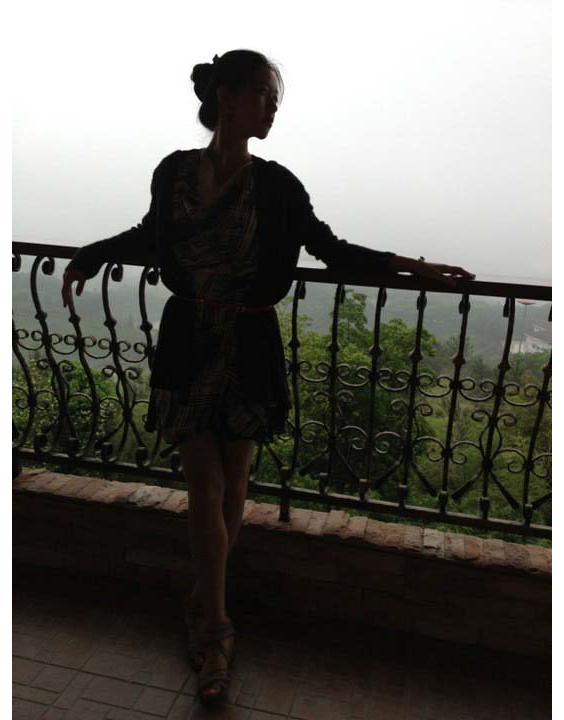
%> input picture test3.png, 564 x 720 px
$ octave Code_for_paper.m   (GNU Octave 9; MATLAB toolbox functions it lacks are replaced by stand-ins)
%> lines starting %> are read from the running program, lines starting %| are printed output that depends on the picture
### darkChannel.m
function JDark = darkChannel(im2)

[height, width, ~] = size(im2);

patchSize = 15; %the patch size is set to be 15 x 15
padSize = 7; % half the patch size to pad the image with for the array to
%work (be centered at 1,1 as well as at height,1 and 1,width and height,width etc)

JDark = zeros(height, width); % the dark channel
imJ = padarray(im2, [padSize padSize], Inf); % the new image
% imagesc(imJ); colormap gray; axis off image

for j = 1:height
    for i = 1:width
        % the patch has top left corner at (jj, ii)
        patch = imJ(j:(j+patchSize-1), i:(i+patchSize-1),:);
        % the dark channel for a patch is the minimum value for all
        % channels for that patch
        JDark(j,i) = min(patch(:));
     end
end

### atmLight.m
function A = atmLight(im, JDark)

% the color of the atmospheric light is very close to the color of the sky
% so just pick the first few pixels that are closest to 1 in JDark
% and take the average

% pick top 0.1% brightest pixels in the dark channel

% get the image size
[height, width, ~] = size(im);
imsize = width * height;

numpx = floor(imsize/1000); % accomodate for small images
JDarkVec = reshape(JDark,imsize,1); % a vector of pixels in JDark
ImVec = reshape(im,imsize,3);  % a vector of pixels in my image

[JDarkVec, indices] = sort(JDarkVec); %sort
indices = indices(imsize-numpx+1:end); % need the last few pixels because those are closest to 1

atmSum = zeros(1,3);
for ind = 1:numpx
    atmSum = atmSum + ImVec(indices(ind),:);
end

A = atmSum / numpx;

### deHaze.m
function J = deHaze(im)

JDark = darkChannel(im);
A = atmLight(im, JDark);
transmission = transmissionEstimate(im, A);
tMat = transmission;
J = getRadiance(A,im,tMat);

### transmissionEstimate.m
function transmission = transmissionEstimate(im, A)

omega = 0.95; % the amount of haze we're keeping

im3 = zeros(size(im));
for ind = 1:3
    im3(:,:,ind) = im(:,:,ind)./A(ind);
end

% imagesc(im3./(max(max(max(im3))))); colormap gray; axis off image

transmission = 1-omega*darkChannel(im3);

### getRadiance.m
function J = getRadiance(A,im,tMat)
t0 = 0.1;
J = zeros(size(im));
for ind = 1:3
   J(:,:,ind) = A(ind) + (im(:,:,ind) - A(ind))./max(tMat,t0);
end

J = J./(max(max(max(J))));

### Code_for_paper.m
[ent_out, ssimval, FSIM_c, FSIMc_c, mpcqi, vsi, niqe_out] = deal(ones(10,6));
%%
%Image Number
k = 3;
%Method 1 : PCA based Low Light Image Enhancement using Reflection Model
%Reading image as rgb
img_rgb = imread('test3.png');
%> img_rgb is the input picture: size 720x564x3 uint8; mean R, G, B 104.5, 103.2, 97.6
rgb_s = double(img_rgb);

%max and min values of each channel
max_r  = max(rgb_s(:,:,1),[],'all');
%> max_r = 255
min_r  = min(rgb_s(:,:,1),[],'all');
%> min_r = 0
max_g  = max(rgb_s(:,:,2),[],'all');
%> max_g = 255
min_g  = min(rgb_s(:,:,2),[],'all');
%> min_g = 0
max_b  = max(rgb_s(:,:,3),[],'all');
%> max_b = 255
min_b  = min(rgb_s(:,:,3),[],'all');
%> min_b = 0

%Step 1 : Channel Stretching
rgb_s(:,:,1) = (rgb_s(:,:,1)- min_r)/(max_r - min_r);
rgb_s(:,:,2) = (rgb_s(:,:,2)- min_g)/(max_g - min_g);
rgb_s(:,:,3) = (rgb_s(:,:,3)- min_b)/(max_b - min_b);

%Step 2 : Joining stretched channels and RGB to HSV
HSV = rgb2hsv(img_rgb);
%> HSV: size 720x564x3 double; mean H, S, V 0.115, 0.242, 0.415
[h,s,v] = imsplit(HSV);
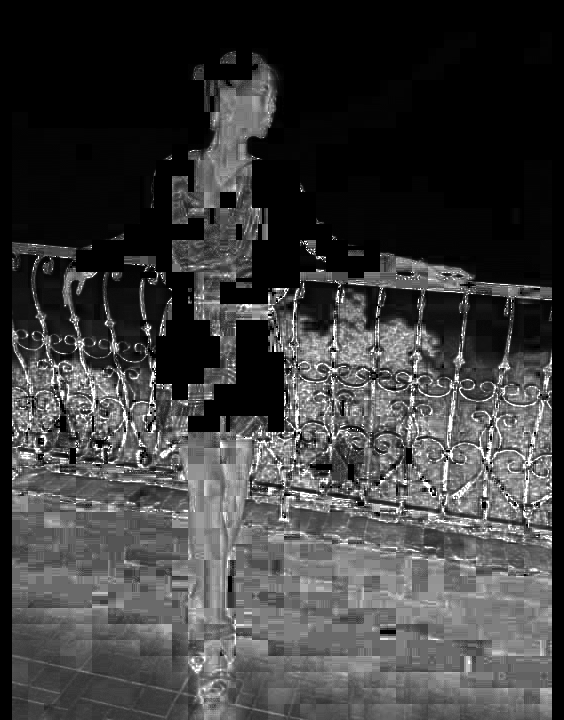
%> s: size 720x564 double; min 0, max 1, mean 0.242
HSV_s = rgb2hsv(rgb_s);
[h_s,s_s,v_s] = imsplit(HSV_s);

%Step 3 : Estimation of reflection coeficient
%Application of 2-D Gaussian filter with scale = 15,80,250 and weight = 1/3
Iv_illu = (1/3)*imgaussfilt(v_s,15) + (1/3)*imgaussfilt(v_s,80) + (1/3)*imgaussfilt(v_s,250);
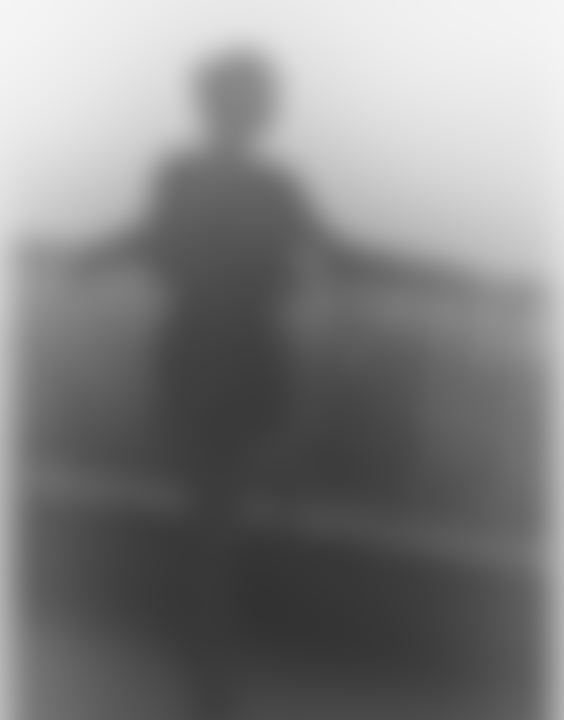
%> Iv_illu: size 720x564 double; min 0.198, max 0.964, mean 0.509

%Step 4 : Adaptive generation of two enhanced images for PCA fusion
Iv_en1 = v_s;
Iv_en2 = v_s;
mean_sat = mean2(s_s);
%> mean_sat = 0.242
K1 = 0.3*mean_sat;
%> K1 = 0.0725
K2 = 0.8*mean_sat;
%> K2 = 0.193
for i4 = 1:size(v_s,1)
    for j4 = 1:size(v_s,2)
        max_val = max(v_s(i4,j4),Iv_illu(i4,j4));
        Iv_en1(i4,j4) = (v_s(i4,j4)*(1+K1))/(max_val+K1);
        Iv_en2(i4,j4) = (v_s(i4,j4)*(1+K2))/(max_val+K2);
    end
end
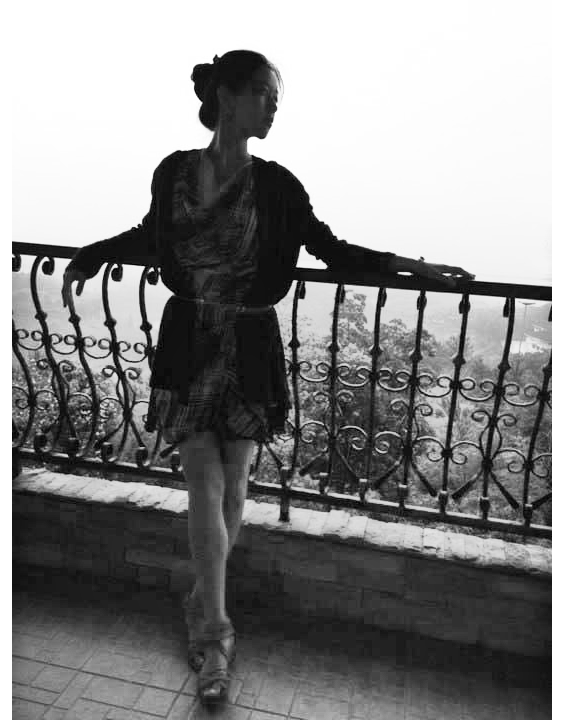
%> Iv_en2: size 720x564 double; min 0, max 1, mean 0.533

%Step 5 : PCA Fusion of enhanced images
C = cov([Iv_en1(:) Iv_en2(:)]);
%> C = [0.138 0.139; 0.139 0.141]
[V, D] = eig(C);
%> V = [-0.712 0.702; 0.702 0.712]; D = [0.000539 0; 0 0.278]
if D(1,1) >= D(2,2)
  pca = V(:,1)./sum(V(:,1));
else
  pca = V(:,2)./sum(V(:,2));
%> pca = [0.497; 0.503]
end
Fus = pca(1)*Iv_en1 + pca(2)*Iv_en2;

%Step 6 : Contrast Limited Adaptive Histogram Equalization
J = adapthisteq(Fus);
J1 = uint8(J*255);
hsv_new = cat(3,h_s,s_s,J);
out_rgb = hsv2rgb(hsv_new);
out_rgb = uint8(out_rgb*255);

%Method 2 : HE (Histogram Equalization)
v_he = histeq(v);
hsv_he = cat(3,h,s,v_he);
%> hsv_he: size 720x564x3 double; mean H, S, V 0.115, 0.242, 0.507
out_rgb2 = hsv2rgb(hsv_he);
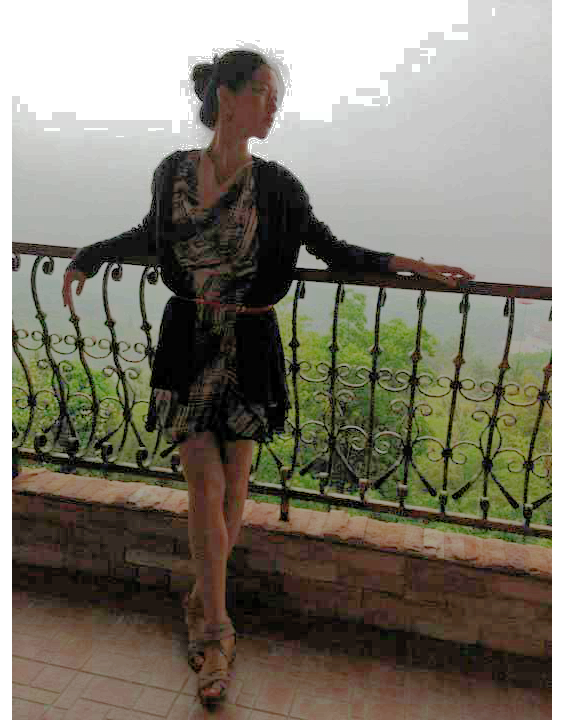
%> out_rgb2: size 720x564x3 double; mean R, G, B 0.498, 0.479, 0.429
out_rgb2 = uint8(out_rgb2*255);
%> out_rgb2: size 720x564x3 uint8

%Method 3 : CLAHE (Contrast Limited Adaptive Histogram Equalization)
v_clahe = adapthisteq(v);
hsv_clahe = cat(3,h,s,v_clahe);
%> hsv_clahe: size 720x564x3 double; mean H, S, V 0.115, 0.242, 0.475
out_rgb3 = hsv2rgb(hsv_clahe);
out_rgb3 = uint8(out_rgb3*255);
%> out_rgb3: size 720x564x3 uint8

%Method 4 : DCP (De-Hazing using Dark Channel Prior)
im_double = double(img_rgb);
im_double = im_double./255;
out_rgb4 = deHaze(im_double);
%> in darkChannel, `imJ = padarray(im2, [padSize padSize], Inf);`: imJ: size 734x578x3 double; 4.28% of the values are NaN or infinite; the others: min 0, max 1, mean 0.399
%> after the loop in darkChannel, `for j = 1:height`:
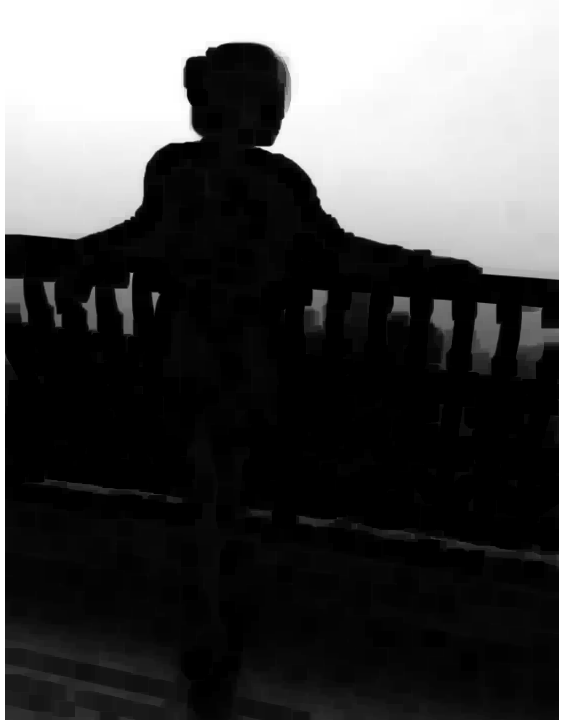
%> JDark: size 720x564 double; min 0, max 1, mean 0.295
%> in atmLight, `indices = indices(imsize-numpx+1:end);`: indices = 406 values from 405675 to 406080
%> the loop in atmLight, `for ind = 1:numpx` made 406 passes
%> atmSum on passes 1 to 3: [1 1 1], [2 2 2], [3 3 3]
%> after the loop in atmLight, `for ind = 1:numpx`: atmSum = [406 406 406]
%> in atmLight, `A = atmSum / numpx;`: A = [1 1 1]
%> after the loop in getRadiance, `for ind = 1:3`:
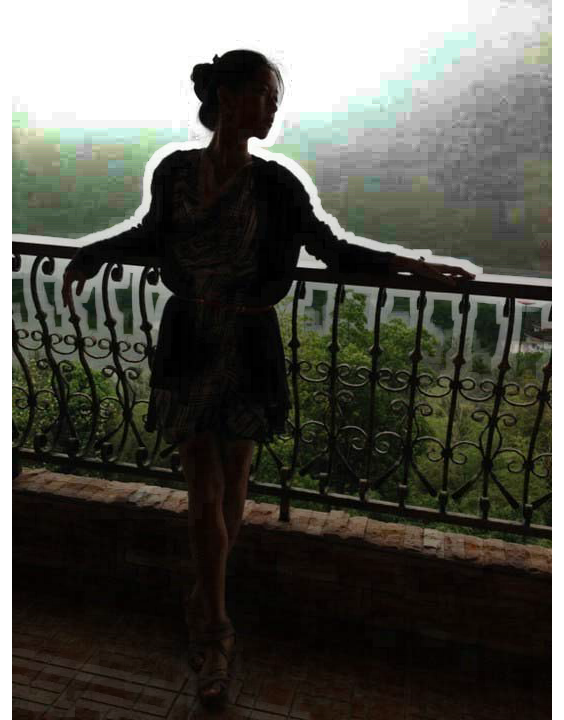
%> J: size 720x564x3 double; mean R, G, B 0.334, 0.333, 0.305
out_rgb4 = uint8(out_rgb4*255);

%Method 5 : FEA (Fast Efficient Algorithm for low lighting enhancement)
iminv = imcomplement(img_rgb);
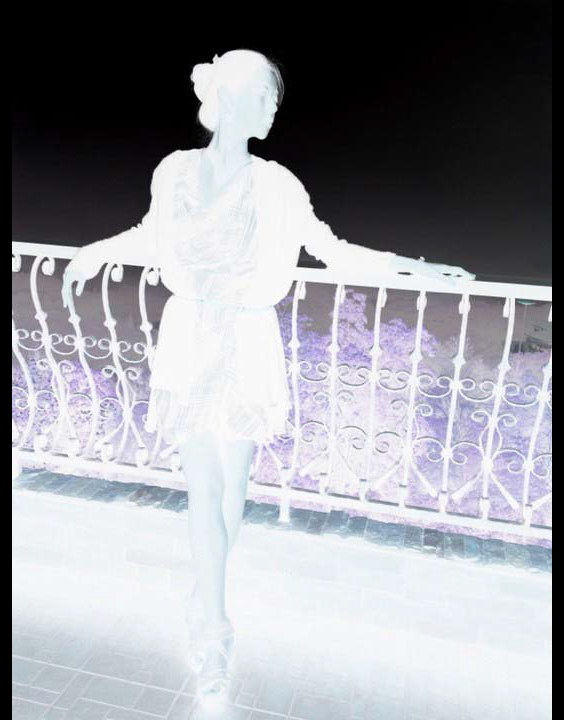
%> iminv: size 720x564x3 uint8; mean R, G, B 150.5, 151.8, 157.4
%> (the run ends here)

$ run again, with test2.PNG copied over test3.png
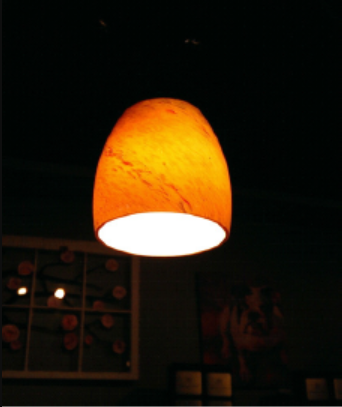
%> input picture test2.PNG, 342 x 407 px
%> img_rgb is the input picture: size 407x342x3 uint8; mean R, G, B 39.1, 28.6, 12.9
%> max_r = 255
%> min_r = 0
%> max_g = 255
%> min_g = 1
%> max_b = 255
%> min_b = 0
%> HSV: size 407x342x3 double; mean H, S, V 0.287, 0.72, 0.162
%> HSV_s: size 407x342x3 double; mean H, S, V 0.31, 0.694, 0.16
%> mean_sat = 0.694
%> K1 = 0.208
%> K2 = 0.555
%> after the loop `for i4 = 1:size(v_s,1)`:
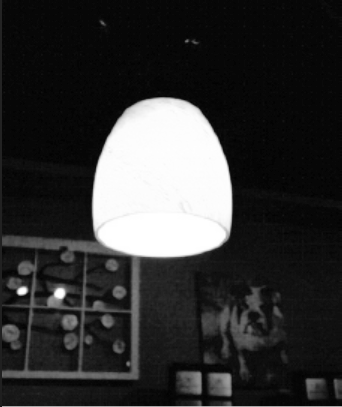
%> Iv_en2: size 407x342 double; min 0.00767, max 1, mean 0.203
%> C = [0.102 0.1; 0.1 0.101]
%> V = [0.706 -0.708; -0.708 -0.706]; D = [0.00082 0; 0 0.202]
%> pca = [0.501; 0.499]
%> hsv_he: size 407x342x3 double; mean H, S, V 0.287, 0.72, 0.545
%> hsv_clahe: size 407x342x3 double; mean H, S, V 0.287, 0.72, 0.187
%> imJ: size 421x356x3 double; 7.13% of the values are NaN or infinite; the others: min 0, max 1, mean 0.105
%> indices = 139 values from 77562 to 84080
%> the loop in atmLight, `for ind = 1:numpx` made 139 passes
%> atmSum on passes 1 to 8: [1 1 1], [2 2 2], [3 3 3], [4 4 4], [5 5 5], [6 6 6], [7 7 7], [8 8 8]
%> after the loop in atmLight, `for ind = 1:numpx`: atmSum = [139 139 139]
%> in atmLight, `A = atmSum / numpx;`: A = [1 1 1]
%> `iminv = imcomplement(img_rgb);`:
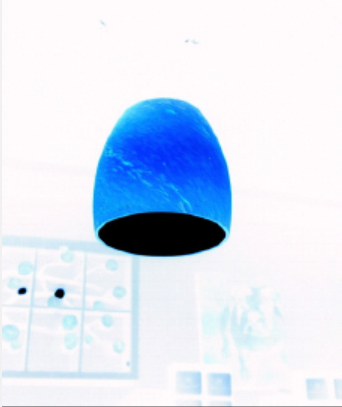
%> iminv: size 407x342x3 uint8; mean R, G, B 215.9, 226.4, 242.1

$ run again, with test1.jpg saved as test3.png
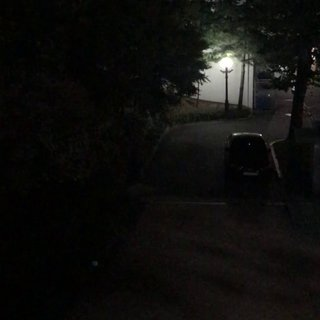
%> input picture test1.jpg, 320 x 320 px
%> img_rgb is the input picture: size 320x320x3 uint8; mean R, G, B 15.2, 14.9, 12.9
%> max_r = 255
%> min_r = 0
%> max_g = 255
%> min_g = 0
%> max_b = 255
%> min_b = 0
%> HSV: size 320x320x3 double; mean H, S, V 0.251, 0.374, 0.0632
%> mean_sat = 0.374
%> K1 = 0.112
%> K2 = 0.299
%> after the loop `for i4 = 1:size(v_s,1)`:
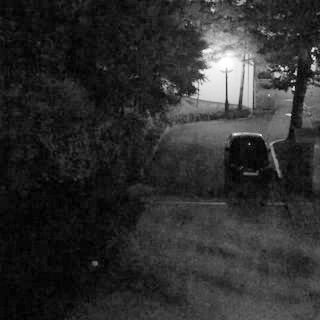
%> Iv_en2: size 320x320 double; min 0, max 1, mean 0.182
%> C = [0.0393 0.0313; 0.0313 0.0263]
%> V = [0.631 -0.776; -0.776 -0.631]; D = [0.000877 0; 0 0.0647]
%> pca = [0.552; 0.448]
%> hsv_he: size 320x320x3 double; mean H, S, V 0.251, 0.374, 0.514
%> hsv_clahe: size 320x320x3 double; mean H, S, V 0.251, 0.374, 0.114
%> imJ: size 334x334x3 double; 8.21% of the values are NaN or infinite; the others: min 0, max 1, mean 0.0562
%> indices = 102 values, max 72703 at index 14, min 66973 at index 6, mean 69382.6
%> the loop in atmLight, `for ind = 1:numpx` made 102 passes
%> atmSum on passes 1 to 8: [0.635 0.639 0.616], [1.28 1.29 1.24], [1.86 1.87 1.8], [2.43 2.45 2.35], [3.02 3.04 2.93], [3.6 3.62 3.47], [4.2 4.23 4.06], [5.2 5.23 5.04]
%> after the loop in atmLight, `for ind = 1:numpx`: atmSum = [70.34 70.68 68.11]
%> in atmLight, `A = atmSum / numpx;`: A = [0.69 0.693 0.668]
%> imJ: size 334x334x3 double; 8.21% of the values are NaN or infinite; the others: min 0, max 1.5, mean 0.0822
%> `iminv = imcomplement(img_rgb);`:
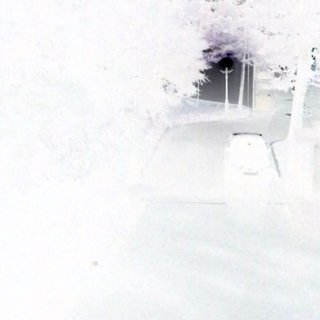
%> iminv: size 320x320x3 uint8; mean R, G, B 239.8, 240.1, 242.1

$ run again, with test10.jpeg saved as test3.png
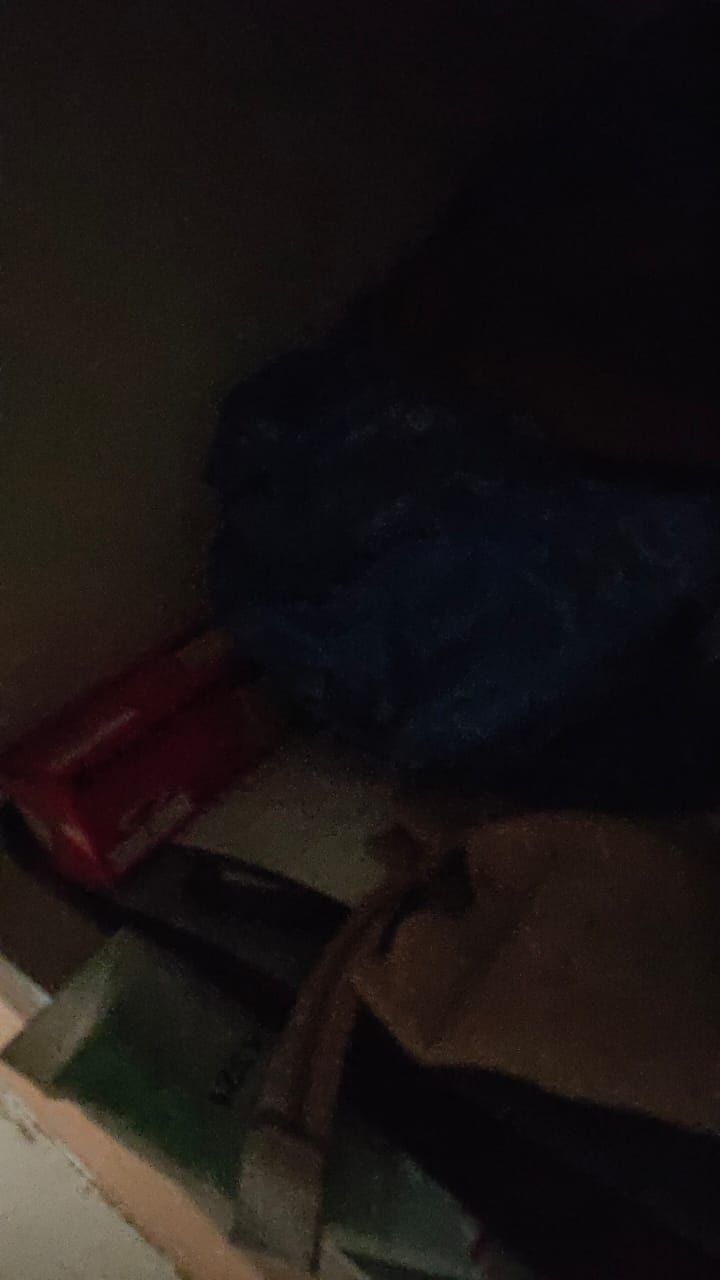
%> input picture test10.jpeg, 720 x 1280 px
%> img_rgb is the input picture: size 1280x720x3 uint8; mean R, G, B 25.9, 20.8, 20.1
%> max_r = 183
%> min_r = 2
%> max_g = 160
%> min_g = 0
%> max_b = 142
%> min_b = 0
%> HSV: size 1280x720x3 double; mean H, S, V 0.463, 0.364, 0.109
%> HSV_s: size 1280x720x3 double; mean H, S, V 0.512, 0.356, 0.162
%> mean_sat = 0.356
%> K1 = 0.107
%> K2 = 0.285
%> C = [0.0239 0.0234; 0.0234 0.0247]
%> V = [-0.713 0.701; 0.701 0.713]; D = [0.000891 0; 0 0.0477]
%> pca = [0.496; 0.504]
%> hsv_he: size 1280x720x3 double; mean H, S, V 0.463, 0.364, 0.508
%> hsv_clahe: size 1280x720x3 double; mean H, S, V 0.463, 0.364, 0.183
%> imJ: size 1294x734x3 double; 2.97% of the values are NaN or infinite; the others: min 0, max 0.718, mean 0.0873
%> indices = 921 values, max 71561 at index 134, min 1129 at index 485, mean 20677.3
%> the loop in atmLight, `for ind = 1:numpx` made 921 passes
%> atmSum on passes 1 to 3: [0.584 0.549 0.482], [1.17 1.1 0.965], [1.76 1.65 1.45]
%> after the loop in atmLight, `for ind = 1:numpx`: atmSum = [548.6 522.1 458.8]
%> in atmLight, `A = atmSum / numpx;`: A = [0.596 0.567 0.498]
%> imJ: size 1294x734x3 double; 2.97% of the values are NaN or infinite; the others: min 0, max 1.2, mean 0.158
%> `iminv = imcomplement(img_rgb);`:
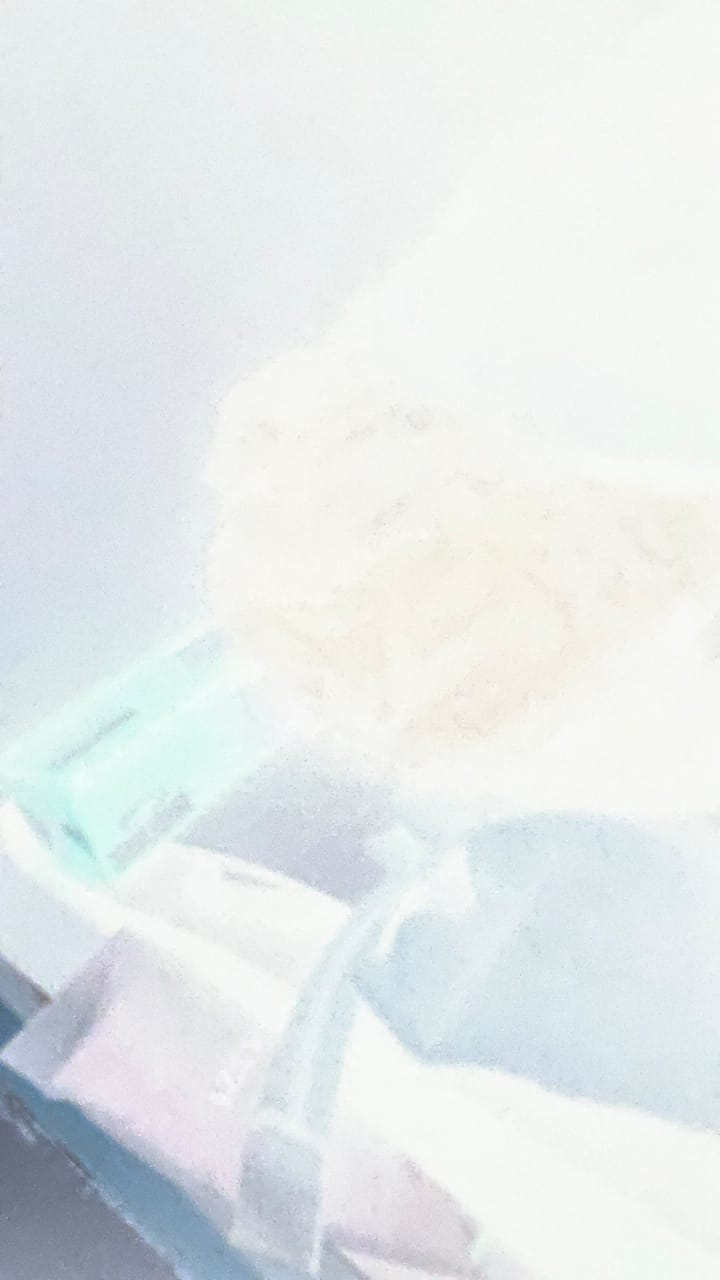
%> iminv: size 1280x720x3 uint8; mean R, G, B 229.1, 234.2, 234.9
